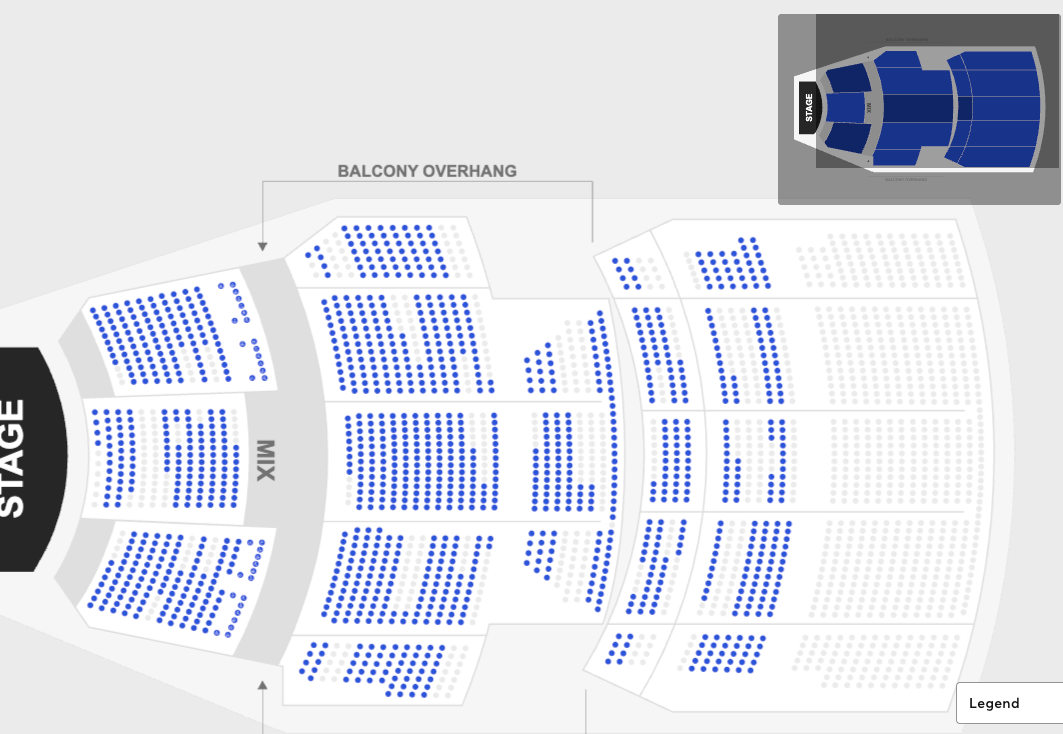
#> input picture assets/sample.png, 1063 x 734 px, found by its file name
$ python detector.py
#> lines starting #> are read from the running program, lines starting #| are printed output that depends on the picture; after the words box and inside, x2 and y2 are one past the last pixel; in counts of white or black regions, pixels touching at a corner belong together
import numpy as np
import cv2
from PIL import Image
from typing import Tuple, List

def count_dots(
    image_path: str,
    target_color_bgr: Tuple[int, int, int] = (217, 83, 42),
    color_tolerance: int = 15,
    min_area: float = 3.0,
    area_ratio_min: float = 0.5,
    area_ratio_max: float = 2.0,
    circularity_thresh: float = 0.7
) -> Tuple[int, List[np.ndarray], np.ndarray]:
    """
    Detects and counts circular dots of a target color in an image.

    Args:
        image_path: Path to the input image.
        target_color_bgr: Target color in BGR format (default: blue-ish dot).
        color_tolerance: Tolerance for Hue in HSV color space (0-179).
        min_area: Absolute minimum area in pixels to be considered a contour (noise floor).
        area_ratio_min: Minimum area as a ratio of the median area of initial contours.
        area_ratio_max: Maximum area as a ratio of the median area of initial contours.
        circularity_thresh: Minimum circularity (4*pi*area/perimeter^2) to be considered a dot.

    Returns:
        Tuple of (count, list of valid contour arrays, cleaned binary mask).
    """
#> called with image_path = '/workspace/sample.png', target_color_bgr = (217, 83, 42), color_tolerance = 15, min_area = 3, area_ratio_min = 0.5, area_ratio_max = 2, circularity_thresh = 0.7
    pil_img = Image.open(image_path).convert('RGB')
    img = np.array(pil_img)
    img_bgr = cv2.cvtColor(img, cv2.COLOR_RGB2BGR)
    hsv = cv2.cvtColor(img_bgr, cv2.COLOR_BGR2HSV)
#> hsv: shape (734, 1063, 3); mean H, S, V 13.9, 14.7, 231.6

    target_hsv = cv2.cvtColor(np.uint8([[target_color_bgr]]), cv2.COLOR_BGR2HSV)[0][0]

    h_tol = color_tolerance
    # Broad tolerance for Saturation and Value to catch variations in lighting/anti-aliasing
    lower = np.array([
        max(0, target_hsv[0] - h_tol),
        max(0, target_hsv[1] - 50),
        max(0, target_hsv[2] - 50)
    ], dtype=np.uint8)
    upper = np.array([
        min(179, target_hsv[0] + h_tol),
        255,
        255
    ], dtype=np.uint8)

    mask = cv2.inRange(hsv, lower, upper)
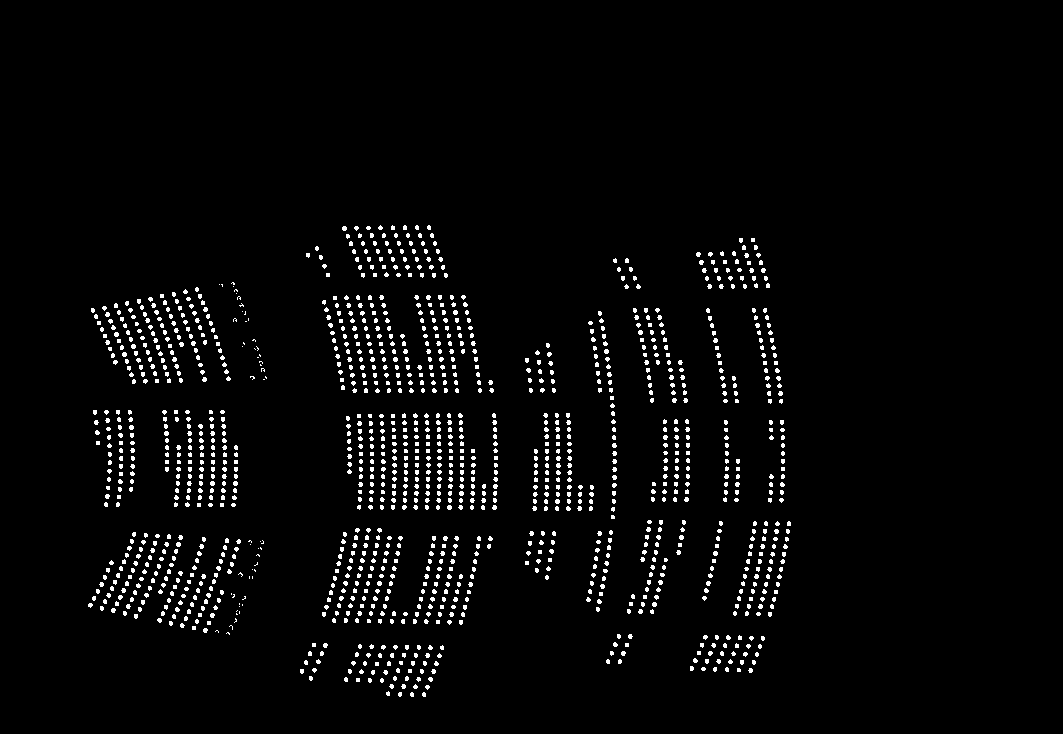
#> mask: shape (734, 1063); 3.2% white; 1461 white regions (1394 under 20 px), largest, box (x1, y1, x2, y2) and area: (342, 226, 347, 231) 21, (453, 310, 458, 315) 21, (638, 330, 643, 335) 21

    # Morphological opening to remove small noise and separate slightly touching dots
    kernel = cv2.getStructuringElement(cv2.MORPH_ELLIPSE, (3, 3))
    mask_clean = cv2.morphologyEx(mask, cv2.MORPH_OPEN, kernel)
#> mask_clean: shape (734, 1063); 2.9% white in thin lines or dots, all inside (x1, y1, x2, y2) = (88, 225, 791, 697)

    contours, _ = cv2.findContours(mask_clean, cv2.RETR_EXTERNAL, cv2.CHAIN_APPROX_SIMPLE)
#> contours = 1409 contours, all with area under 20

    # First pass: filter out absolute noise to find the median area of "real" candidates
    initial_areas = [cv2.contourArea(c) for c in contours if cv2.contourArea(c) > min_area]
#> initial_areas = 1409 values, max 14 at index 167, min 7 at index 10, mean 10.06

    if not initial_areas:
        return 0, [], mask_clean

    median_area = np.median(initial_areas)
#> median_area = 10

    # Dynamic area bounds based on the image's own median dot size
    dynamic_area_min = max(min_area, median_area * area_ratio_min)
#> dynamic_area_min = 5
    dynamic_area_max = min(500, median_area * area_ratio_max) # Cap at 500 to avoid large text blocks
#> dynamic_area_max = 20

    valid_count = 0
    valid_contours = []
    for cnt in contours:
        area = cv2.contourArea(cnt)
        if dynamic_area_min <= area <= dynamic_area_max:
            perimeter = cv2.arcLength(cnt, True)
            if perimeter > 0:
                circularity = 4 * np.pi * area / (perimeter * perimeter)
                if circularity > circularity_thresh:
                    valid_count += 1
                    valid_contours.append(cnt)
#> this loop made 1409 passes
#> (area, perimeter, circularity) on passes 1 to 12: (10, 11.66, 0.925), (10, 11.66, 0.925), (10, 11.66, 0.925), (8.5, 11.07, 0.871), (11, 12.49, 0.887), (11, 12.49, 0.887), (11, 12.49, 0.887), (11, 12.49, 0.887), (10, 11.66, 0.925), (10, 11.66, 0.925), (7, 9.66, 0.943), (12.5, 13.07, 0.919)
#> (area, perimeter) on pass 100: (10, 11.66)
#> after the loop, valid_contours = 1409 contours, all with area under 20; valid_count = 1409

    return valid_count, valid_contours, mask_clean

if __name__ == "__main__":
    import sys
    if len(sys.argv) > 1:
        path = sys.argv[1]
    else:
        path = "/workspace/sample.png"

    # Default target is roughly RGB(42, 83, 217) -> BGR(217, 83, 42)
    count, contours, mask = count_dots(path, target_color_bgr=(217, 83, 42))
#> count = 1409; contours = 1409 contours, all with area under 20
    print(f"Counted {count} dots in {path}")
#| Counted 1409 dots in /workspace/sample.png
